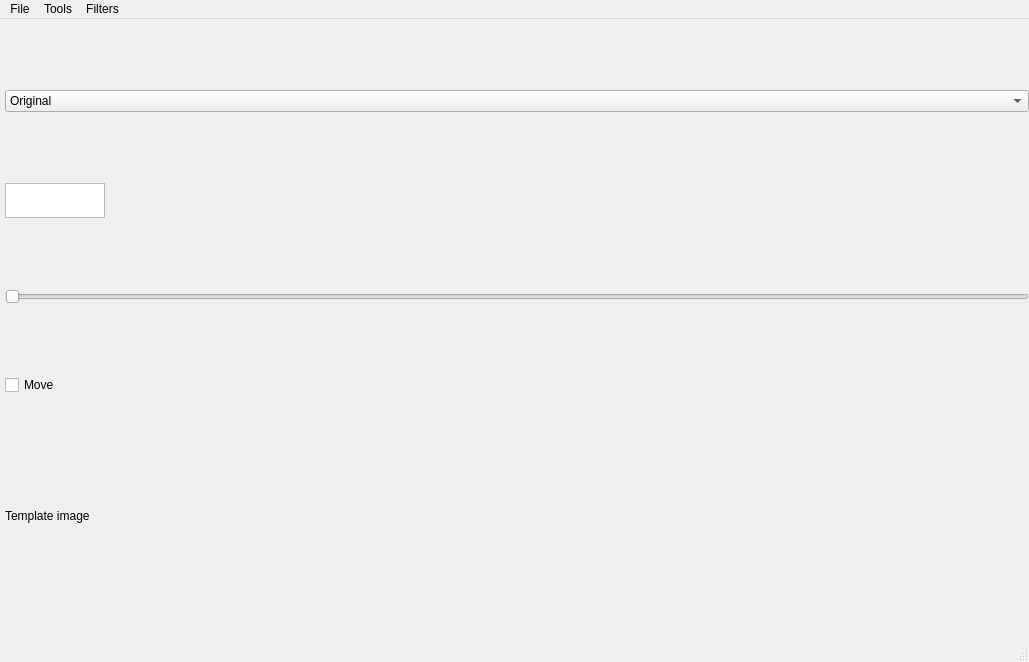
<?xml version="1.0" encoding="UTF-8"?>
<ui version="4.0">
 <class>MainWindow</class>
 <widget class="QMainWindow" name="MainWindow">
  <property name="geometry">
   <rect>
    <x>0</x>
    <y>0</y>
    <width>1029</width>
    <height>662</height>
   </rect>
  </property>
  <property name="sizePolicy">
   <sizepolicy hsizetype="Expanding" vsizetype="Expanding">
    <horstretch>0</horstretch>
    <verstretch>0</verstretch>
   </sizepolicy>
  </property>
  <property name="mouseTracking">
   <bool>false</bool>
  </property>
  <property name="windowTitle">
   <string>MainWindow</string>
  </property>
  <property name="layoutDirection">
   <enum>Qt::LeftToRight</enum>
  </property>
  <widget class="QWidget" name="centralwidget">
   <layout class="QHBoxLayout" name="horizontalLayout" stretch="0,1">
    <property name="leftMargin">
     <number>5</number>
    </property>
    <property name="topMargin">
     <number>0</number>
    </property>
    <property name="rightMargin">
     <number>0</number>
    </property>
    <property name="bottomMargin">
     <number>0</number>
    </property>
    <item>
     <layout class="QVBoxLayout" name="verticalLayout" stretch="0,0,0,0,0">
      <property name="spacing">
       <number>0</number>
      </property>
      <property name="sizeConstraint">
       <enum>QLayout::SetDefaultConstraint</enum>
      </property>
      <item>
       <widget class="QComboBox" name="image_series">
        <item>
         <property name="text">
          <string>Original</string>
         </property>
        </item>
       </widget>
      </item>
      <item>
       <widget class="QTextBrowser" name="curr_image_name">
        <property name="maximumSize">
         <size>
          <width>100</width>
          <height>35</height>
         </size>
        </property>
       </widget>
      </item>
      <item>
       <widget class="QSlider" name="slider_image_id">
        <property name="maximum">
         <number>0</number>
        </property>
        <property name="orientation">
         <enum>Qt::Horizontal</enum>
        </property>
       </widget>
      </item>
      <item>
       <widget class="QCheckBox" name="move_roi">
        <property name="enabled">
         <bool>true</bool>
        </property>
        <property name="text">
         <string>Move</string>
        </property>
       </widget>
      </item>
      <item>
       <widget class="QLabel" name="label_template">
        <property name="maximumSize">
         <size>
          <width>100</width>
          <height>100</height>
         </size>
        </property>
        <property name="text">
         <string>Template image</string>
        </property>
       </widget>
      </item>
     </layout>
    </item>
    <item>
     <layout class="QHBoxLayout" name="image_layout"/>
    </item>
   </layout>
  </widget>
  <widget class="QMenuBar" name="menubar">
   <property name="geometry">
    <rect>
     <x>0</x>
     <y>0</y>
     <width>1029</width>
     <height>21</height>
    </rect>
   </property>
   <property name="mouseTracking">
    <bool>false</bool>
   </property>
   <widget class="QMenu" name="menuFile">
    <property name="title">
     <string>File</string>
    </property>
    <addaction name="actionOpen"/>
   </widget>
   <widget class="QMenu" name="menuTools">
    <property name="title">
     <string>Tools</string>
    </property>
    <addaction name="actionLoad_template"/>
    <addaction name="actionCenter_series"/>
    <addaction name="actionVirtual_image"/>
    <addaction name="actionTesting"/>
   </widget>
   <widget class="QMenu" name="menuFilters">
    <property name="title">
     <string>Filters</string>
    </property>
    <addaction name="actionLog"/>
    <addaction name="actionSobel"/>
    <addaction name="actionCanny"/>
    <addaction name="actionWiener"/>
    <addaction name="actionTesting_2"/>
   </widget>
   <addaction name="menuFile"/>
   <addaction name="menuTools"/>
   <addaction name="menuFilters"/>
  </widget>
  <widget class="QStatusBar" name="statusbar"/>
  <action name="actionOpen">
   <property name="text">
    <string>Open</string>
   </property>
  </action>
  <action name="actionLoad_template">
   <property name="text">
    <string>Load template</string>
   </property>
  </action>
  <action name="actionCenter_series">
   <property name="text">
    <string>Center series</string>
   </property>
  </action>
  <action name="actionSobel">
   <property name="text">
    <string>Sobel</string>
   </property>
  </action>
  <action name="actionCanny">
   <property name="text">
    <string>Canny</string>
   </property>
  </action>
  <action name="actionTesting">
   <property name="text">
    <string>Testing</string>
   </property>
  </action>
  <action name="actionLog">
   <property name="text">
    <string>Log</string>
   </property>
  </action>
  <action name="actionWiener">
   <property name="text">
    <string>Wiener</string>
   </property>
  </action>
  <action name="actionTesting_2">
   <property name="text">
    <string>Testing</string>
   </property>
  </action>
  <action name="actionVirtual_image">
   <property name="text">
    <string>Virtual image</string>
   </property>
  </action>
 </widget>
 <resources/>
 <connections/>
</ui>
